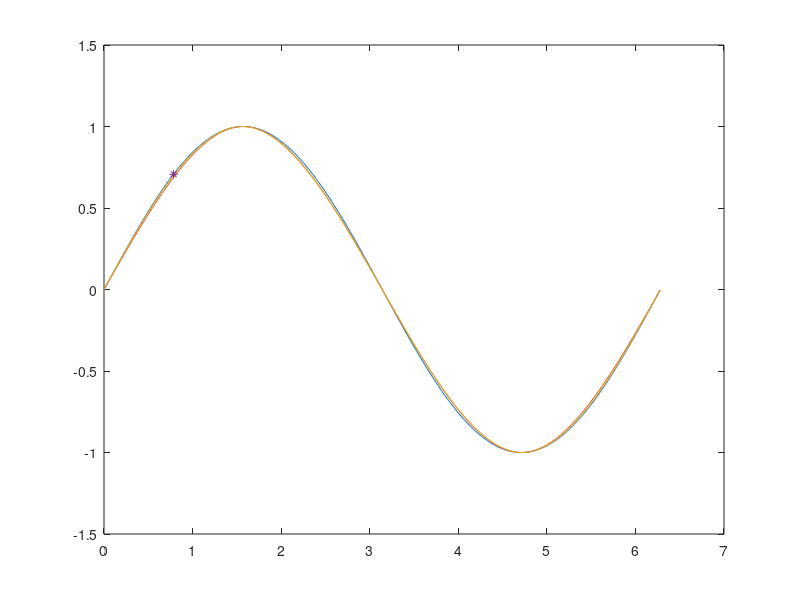

MATLAB code to generate this figure:

r = 0 : 0.01 : 2 * pi;
nodes = [0, pi/2, pi, 3 * pi/2, 2 * pi];
x = pi/4;
f = sin(nodes);



# a)
v1 = sin(x) # value of the function

# value of cubic natural spline
s = csape(nodes, f, 'variational');
v2 = fnval(s, x)

# value of cubic clamped spline function
ss = csape(nodes, f, 'complete', [1, 1]);
v3 = fnval(ss, x)


# b)

f1 = sin(r);
f2 = fnval(s, r);
f3 = fnval(ss, r);
plot(r, f1, r, f2, r, f3, pi/4, sin(pi/4), "*");

